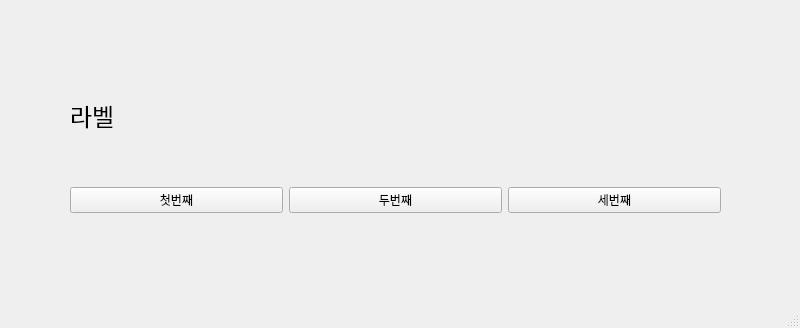
<?xml version="1.0" encoding="UTF-8"?>
<ui version="4.0">
 <class>MainWindow</class>
 <widget class="QMainWindow" name="MainWindow">
  <property name="geometry">
   <rect>
    <x>0</x>
    <y>0</y>
    <width>800</width>
    <height>328</height>
   </rect>
  </property>
  <property name="windowTitle">
   <string>MainWindow</string>
  </property>
  <widget class="QWidget" name="centralwidget">
   <widget class="QWidget" name="horizontalLayoutWidget">
    <property name="geometry">
     <rect>
      <x>70</x>
      <y>170</y>
      <width>651</width>
      <height>61</height>
     </rect>
    </property>
    <layout class="QHBoxLayout" name="horizontalLayout">
     <item>
      <widget class="QPushButton" name="pushButton">
       <property name="text">
        <string>첫번째</string>
       </property>
      </widget>
     </item>
     <item>
      <widget class="QPushButton" name="pushButton_2">
       <property name="text">
        <string>두번째</string>
       </property>
      </widget>
     </item>
     <item>
      <widget class="QPushButton" name="pushButton_3">
       <property name="text">
        <string>세번째</string>
       </property>
      </widget>
     </item>
    </layout>
   </widget>
   <widget class="QLabel" name="label">
    <property name="geometry">
     <rect>
      <x>70</x>
      <y>90</y>
      <width>651</width>
      <height>51</height>
     </rect>
    </property>
    <property name="font">
     <font>
      <family>한컴 윤고딕 250</family>
      <pointsize>18</pointsize>
     </font>
    </property>
    <property name="text">
     <string>&lt;html&gt;&lt;head/&gt;&lt;body&gt;&lt;p&gt;라벨&lt;/p&gt;&lt;/body&gt;&lt;/html&gt;</string>
    </property>
   </widget>
  </widget>
  <widget class="QMenuBar" name="menubar">
   <property name="geometry">
    <rect>
     <x>0</x>
     <y>0</y>
     <width>800</width>
     <height>21</height>
    </rect>
   </property>
  </widget>
  <widget class="QStatusBar" name="statusbar"/>
 </widget>
 <resources/>
 <connections>
  <connection>
   <sender>pushButton</sender>
   <signal>clicked()</signal>
   <receiver>MainWindow</receiver>
   <slot>firstClick()</slot>
   <hints>
    <hint type="sourcelabel">
     <x>188</x>
     <y>220</y>
    </hint>
    <hint type="destinationlabel">
     <x>183</x>
     <y>259</y>
    </hint>
   </hints>
  </connection>
  <connection>
   <sender>pushButton_2</sender>
   <signal>clicked()</signal>
   <receiver>MainWindow</receiver>
   <slot>secondClick()</slot>
   <hints>
    <hint type="sourcelabel">
     <x>407</x>
     <y>225</y>
    </hint>
    <hint type="destinationlabel">
     <x>422</x>
     <y>261</y>
    </hint>
   </hints>
  </connection>
  <connection>
   <sender>pushButton_3</sender>
   <signal>clicked()</signal>
   <receiver>MainWindow</receiver>
   <slot>thirdClick()</slot>
   <hints>
    <hint type="sourcelabel">
     <x>613</x>
     <y>225</y>
    </hint>
    <hint type="destinationlabel">
     <x>639</x>
     <y>262</y>
    </hint>
   </hints>
  </connection>
 </connections>
 <slots>
  <slot>firstClick()</slot>
  <slot>secondClick()</slot>
  <slot>thirdClick()</slot>
 </slots>
</ui>
